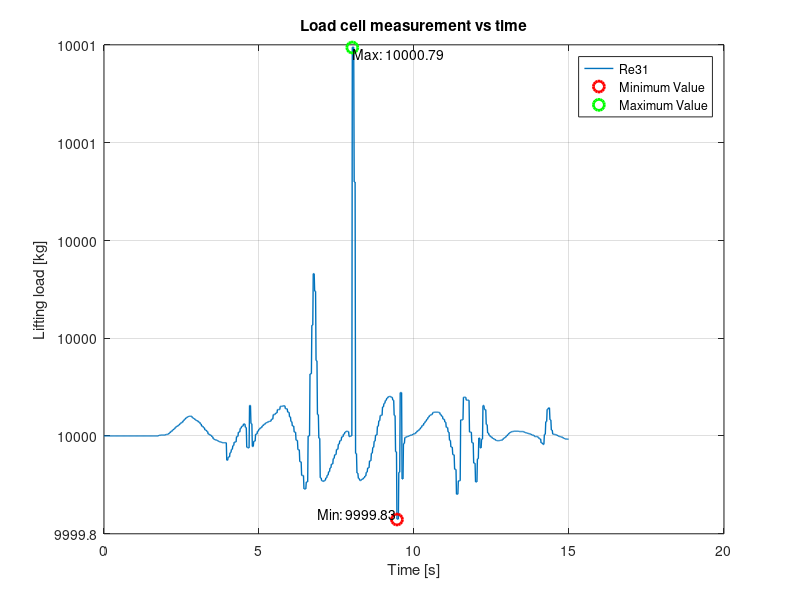

MATLAB code to generate this figure:
%% This script plots the load cell output in terms of the mass 

load('LoadCellOutput_3_link_fixed_L.mat');

% Determine the number of time steps (rows)
numSteps = size(LoadCellOutput, 1);


%% Plot Load cell output

% Define the columns you want to plot
colsToPlot = 7;

% Create a time vector (assuming each row corresponds to one time step)
timeVec = LoadCellOutput(:, 1);

% Plot the selected columns versus time
figure;
plot(timeVec, LoadCellOutput(:, colsToPlot), 'LineWidth', 1.0);
xlabel('Time [s]');
ylabel('Lifting load [kg]');
legend( 'Re31');
title('Load cell measurement vs time');
grid on;

% Extract the data vector (assuming one column)
y = LoadCellOutput(:, colsToPlot);

% Find the minimum and maximum values and their indices
[minVal, minIdx] = min(y);
[maxVal, maxIdx] = max(y);

% Get the corresponding time values
minTime = timeVec(minIdx);
maxTime = timeVec(maxIdx);

% Hold the plot to add markers
hold on;

% Plot markers for the minimum and maximum values
% Plot markers for the minimum and maximum values with assigned names
plot(minTime, minVal, 'ro', 'MarkerSize', 8, 'LineWidth', 2, 'DisplayName', 'Minimum Value');
plot(maxTime, maxVal, 'go', 'MarkerSize', 8, 'LineWidth', 2, 'DisplayName', 'Maximum Value');


% Optionally, add text annotations
text(minTime, minVal, sprintf('Min: %.2f', minVal), 'VerticalAlignment', 'bottom', 'HorizontalAlignment', 'right');
text(maxTime, maxVal, sprintf('Max: %.2f', maxVal), 'VerticalAlignment', 'top', 'HorizontalAlignment', 'left');

% Release the hold if no further plotting is needed
hold off;